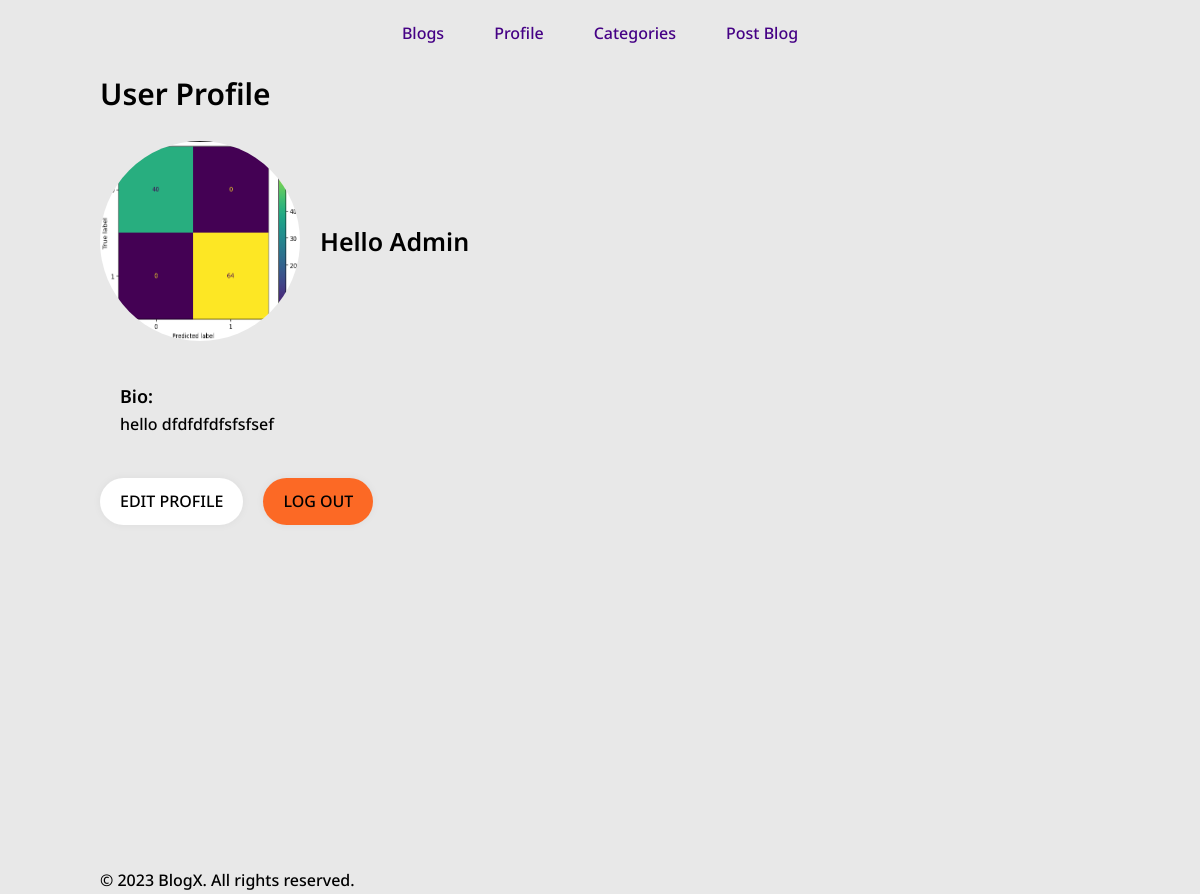
Page /members/profile/ (signed in) on the earlier database version.
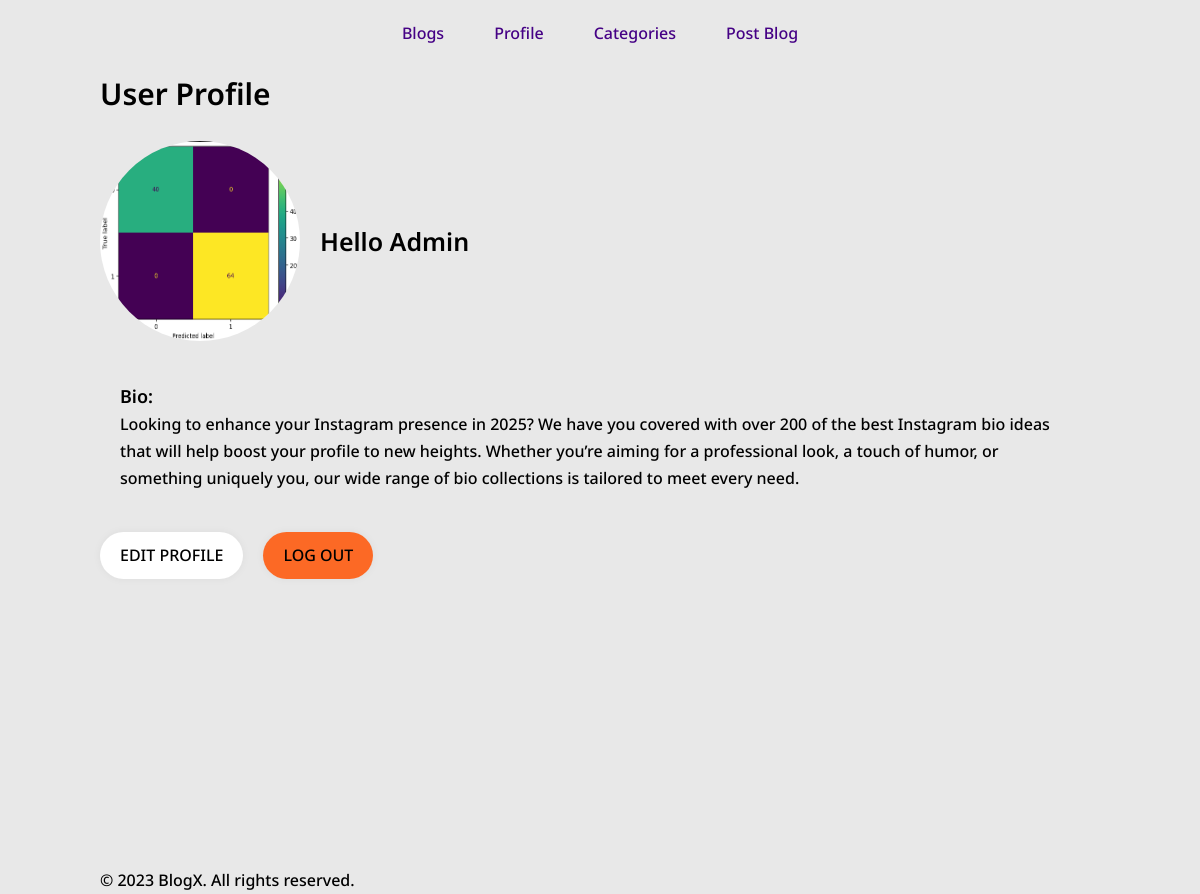
Same page on the later database version.
### members/models.py (models this page shows, shortened)
class UserProfile(models.Model):
    user = models.OneToOneField(User, on_delete=models.CASCADE)
    bio = models.TextField(blank=True, null=True)
    profile_picture = models.ImageField(upload_to='profile_pics/', blank=True, null=True)
    rank = models.CharField(max_length=20, choices=[
        ('admin', 'Admin'),
        ('author', 'Author'),
        ('reader', 'Reader')
    ], default='reader')
    favorite_blogs = models.ManyToManyField(BlogPost, blank=True, related_name='favorited_by')

### members/views.py (the view)
# urls.py: path("profile/", views.profile, name="profile"),
def profile(request):
    if not request.user.is_authenticated:
        return redirect("members:login")
    try:
        user_profile = UserProfile.objects.get(user=request.user)
    except UserProfile.DoesNotExist:
        user_profile = UserProfile.objects.create(user=request.user)
    return render(request, "profile.html", {
        "user": request.user,
        "user_profile": user_profile
    })

### members/templates/profile.html (shortened to what this page needs)
{%extends "base.html"%}
{% load static %}
{% block content %}
<div class = "profile-container">
    <h1 class="h1">User Profile</h1>
    <div class="profile-info">
        {% if user_profile.profile_picture %}
        <img src="{{ user_profile.profile_picture.url }}" alt="" style="border-radius: 50%; height : 200px; width: 200px;">
        <h2 class="h2">Hello {{ user.username.capitalize }}</h2>
        {%else%}
        <div style = "border-radius: 50%; height : 200px; width: 200px; background-color : black"></div>
        <h2 class="h2">Hello {{ user.username.capitalize }}</h2>
        {%endif%}
    </div>
        <div class="profile-bio">
        {% if user_profile.bio%}
        <h3 class="h3">Bio: </h3>
        <p class="text">{{user_profile.bio}}</p>
        {%else%}
        <p class="text">No bio available.</p>
        {%endif%}
        </div>
    <div class="profile-actions">
        <a href="{% url 'members:info' %}" class="text button-primary">Edit Profile</a>
        <a href="{% url 'members:logout' %}" class="text button-secondary">Log out</a>
    </div>
</div>
{% endblock %}

Differences in the rows shown:
changed UserProfile: bio "hello dfdfdfdfsfsfsef" → "Looking to enhance your Instagram presence in 2025? We have you covered with over 200 of the best Instagram bio ideas that will help boost your profile to new heights. Whether you’re aiming for a professional look, a touch of humor, or something uniquely you, our wide range of bio collections is tailored to meet every need."
